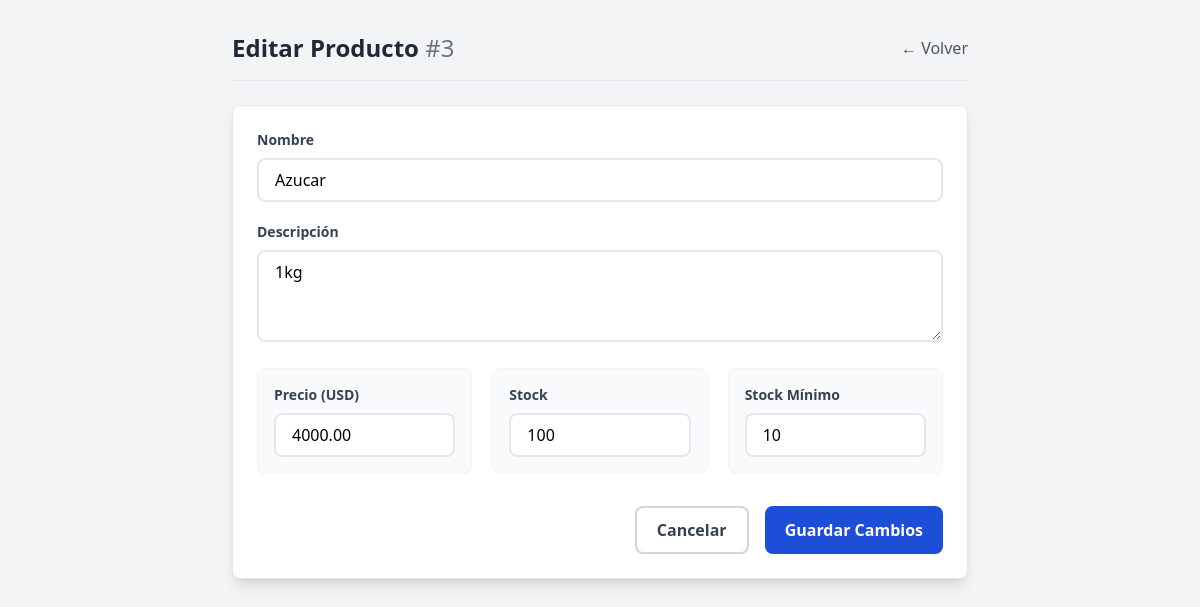
Screenshot of /editar_producto.php?id=3 (signed in) with the database file from the repository.
### tables this page shows
CREATE TABLE `productos` (
  `id` int(11) NOT NULL,
  `nombre` varchar(100) NOT NULL,
  `descripcion` text DEFAULT NULL,
  `precio` decimal(10,2) NOT NULL,
  `stock` int(11) NOT NULL,
  `fecha_creacion` timestamp NOT NULL DEFAULT current_timestamp(),
  `stock_minimo` int(11) NOT NULL DEFAULT 10,
  `deleted` tinyint(1) DEFAULT 0,
  `deleted_at` timestamp NULL DEFAULT NULL
);

### includes/functions.php (called while the page is built, shortened)
<?php
$servername = "localhost";
$username = "root";
$password = "";
$dbname = "inventario_supermercado";
$conn = new mysqli($servername, $username, $password, $dbname);
function obtenerProductoPorId($id) {
    global $conn;
    $sql = "SELECT * FROM productos WHERE id = ?";
    $stmt = $conn->prepare($sql);
    $stmt->bind_param("i", $id);
    if ($stmt->execute()) {
        $result = $stmt->get_result();
        $producto = $result->fetch_assoc();
        return $producto;
    } else {
        error_log("Error al ejecutar la consulta para obtener producto por ID: " . $stmt->error);
        $stmt->close();
        return null;
    }
}
?>

### editar_producto.php (the view, shortened to what this page needs)
<?php
require_once 'includes/functions.php';
$producto = null;
if (isset($_GET['id'])) {
    $producto = obtenerProductoPorId($_GET['id']);
}
if ($_SERVER['REQUEST_METHOD'] == 'POST') {
    $id = $_POST['id'];
    $nombre = trim($_POST['nombre']);
    $descripcion = trim($_POST['descripcion']);
    $precio = trim($_POST['precio']);
    $stock = trim($_POST['stock']);
    $stock_minimo = trim($_POST['stock_minimo'] ?? '0');
    if (!isset($id) || !is_numeric($id)) {
        $error = "ID de producto no válido.";
    } elseif (empty($nombre)) {
        $error = "El nombre del producto es obligatorio.";
    } elseif (!is_numeric($precio) || $precio < 0) {
        $error = "El precio debe ser un número positivo.";
    } elseif (filter_var($stock, FILTER_VALIDATE_INT, array('options' => array('min_range' => 0))) === false) {
        $error = "El stock debe ser un número entero no negativo.";
    } elseif (filter_var($stock_minimo, FILTER_VALIDATE_INT, array('options' => array('min_range' => 0))) === false) {
        $error = "El stock mínimo debe ser un número entero no negativo.";
    } else {
        $id = (int)$id;
        $precio = (float)$precio;
        $stock = (int)$stock;
        $stock_minimo = (int)$stock_minimo;
        if (actualizarProducto($id, $nombre, $descripcion, $precio, $stock, $stock_minimo)) {
            header("Location: index.php");
            exit;
        } else {
            $error = "Error al actualizar el producto. Inténtalo de nuevo.";
            $producto = obtenerProductoPorId($id);
        }
    }
} elseif (isset($_GET['id'])) {
    $producto = obtenerProductoPorId($_GET['id']);
}
?>
<!DOCTYPE html>
<html lang="es">
<head>
    <script src="https://cdn.tailwindcss.com"></script>
</head>
<body class="bg-gray-100">
    <div class="container mx-auto px-4 py-8 max-w-3xl">
        <div class="flex items-center justify-between mb-6 border-b border-gray-200 pb-4">
            <h1 class="text-2xl font-bold text-gray-800">Editar Producto <span class="text-gray-500 font-normal">#<?php echo $producto['id']; ?></span></h1>
            <a href="index.php" class="text-gray-600 hover:text-gray-800 transition-colors font-medium">
                ← Volver
            </a>
        </div>
        <?php if ($producto): ?>
            <form action="editar_producto.php" method="POST" class="bg-white shadow-lg rounded-lg p-6 border border-gray-200">
                <div class="space-y-5">
                    <div>
                        <label class="block text-sm font-semibold text-gray-700 mb-2">Nombre</label>
                        <input type="text" name="nombre" value="<?php echo htmlspecialchars($producto['nombre']); ?>"
                               class="w-full px-4 py-2 border-2 border-gray-200 rounded-lg focus:ring-2 focus:ring-blue-600 focus:border-blue-600"
                               required>
                    </div>
                    <div>
                        <label class="block text-sm font-semibold text-gray-700 mb-2">Descripción</label>
                        <textarea name="descripcion" rows="3"
                                  class="w-full px-4 py-2 border-2 border-gray-200 rounded-lg focus:ring-2 focus:ring-blue-600 focus:border-blue-600"><?php echo htmlspecialchars($producto['descripcion']); ?></textarea>
                    </div>
                    <div class="grid grid-cols-1 md:grid-cols-3 gap-5">
                        <div class="bg-gray-50 p-4 rounded-lg border border-gray-100">
                            <label class="block text-sm font-semibold text-gray-700 mb-2">Precio (USD)</label>
                            <input type="number" step="0.01" name="precio" value="<?php echo $producto['precio']; ?>"
                                   class="w-full px-4 py-2 border-2 border-gray-200 rounded-lg focus:ring-2 focus:ring-blue-600 focus:border-blue-600"
                                   required>
                        </div>
                        <div class="bg-gray-50 p-4 rounded-lg border border-gray-100">
                            <label class="block text-sm font-semibold text-gray-700 mb-2">Stock</label>
                            <input type="number" name="stock" value="<?php echo $producto['stock']; ?>"
                                   class="w-full px-4 py-2 border-2 border-gray-200 rounded-lg focus:ring-2 focus:ring-blue-600 focus:border-blue-600"
                                   required>
                        </div>
                        <div class="bg-gray-50 p-4 rounded-lg border border-gray-100">
                            <label class="block text-sm font-semibold text-gray-700 mb-2">Stock Mínimo</label>
                            <input type="number" name="stock_minimo" value="<?php echo $producto['stock_minimo']; ?>"
                                   class="w-full px-4 py-2 border-2 border-gray-200 rounded-lg focus:ring-2 focus:ring-blue-600 focus:border-blue-600"
                                   required>
                        </div>
                    </div>
                </div>
                <div class="mt-8 flex justify-end gap-4">
                    <a href="index.php" class="px-5 py-2.5 border-2 border-gray-300 text-gray-700 rounded-lg font-semibold hover:bg-gray-100 transition-colors">
                        Cancelar
                    </a>
                    <button type="submit" class="px-5 py-2.5 bg-blue-700 text-white rounded-lg font-semibold hover:bg-blue-800 transition-colors shadow-sm">
                        Guardar Cambios
                    </button>
                </div>
            </form>
        <?php else: ?>
            <div class="bg-white shadow-lg rounded-lg p-6 text-center border border-red-200">
                <p class="text-red-600 font-semibold">⚠️ Producto no encontrado</p>
            </div>
        <?php endif; ?>
    </div>
</body>
</html>

### rows the page displays
productos: id "3", nombre "Azucar", descripcion "1kg", precio "4000.00", stock "100", stock_minimo "10"
